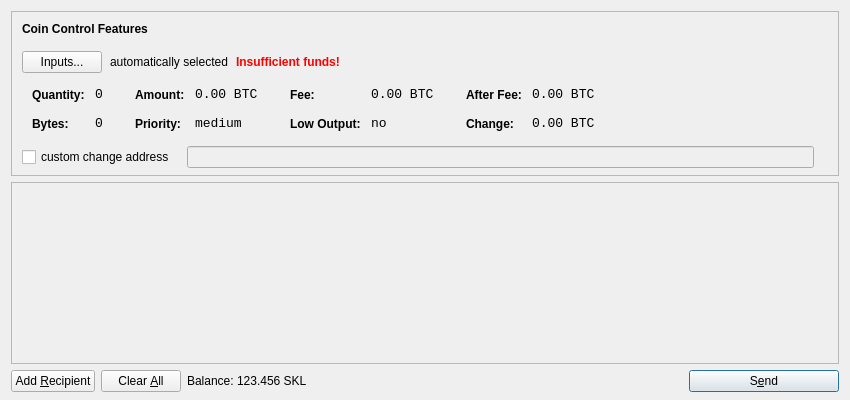
<?xml version="1.0" encoding="UTF-8"?>
<ui version="4.0">
 <class>SendCoinsDialog</class>
 <widget class="QDialog" name="SendCoinsDialog">
  <property name="geometry">
   <rect>
    <x>0</x>
    <y>0</y>
    <width>850</width>
    <height>400</height>
   </rect>
  </property>
  <property name="windowTitle">
   <string>Send Coins</string>
  </property>
  <layout class="QVBoxLayout" name="verticalLayout" stretch="0,1,0">
   <property name="bottomMargin">
    <number>8</number>
   </property>
   <item>
    <widget class="QFrame" name="frameCoinControl">
     <property name="sizePolicy">
      <sizepolicy hsizetype="Expanding" vsizetype="Expanding">
       <horstretch>0</horstretch>
       <verstretch>0</verstretch>
      </sizepolicy>
     </property>
     <property name="maximumSize">
      <size>
       <width>16777215</width>
       <height>16777215</height>
      </size>
     </property>
     <property name="frameShape">
      <enum>QFrame::StyledPanel</enum>
     </property>
     <property name="frameShadow">
      <enum>QFrame::Sunken</enum>
     </property>
     <layout class="QVBoxLayout" name="verticalLayoutCoinControl2">
      <property name="spacing">
       <number>-1</number>
      </property>
      <property name="leftMargin">
       <number>0</number>
      </property>
      <property name="topMargin">
       <number>0</number>
      </property>
      <property name="rightMargin">
       <number>0</number>
      </property>
      <property name="bottomMargin">
       <number>6</number>
      </property>
      <item>
       <layout class="QVBoxLayout" name="verticalLayoutCoinControl" stretch="0,0,0,0,1">
        <property name="spacing">
         <number>0</number>
        </property>
        <property name="leftMargin">
         <number>10</number>
        </property>
        <property name="topMargin">
         <number>10</number>
        </property>
        <item>
         <layout class="QHBoxLayout" name="horizontalLayoutCoinControl1">
          <property name="bottomMargin">
           <number>15</number>
          </property>
          <item>
           <widget class="QLabel" name="labelCoinControlFeatures">
            <property name="sizePolicy">
             <sizepolicy hsizetype="Preferred" vsizetype="Maximum">
              <horstretch>0</horstretch>
              <verstretch>0</verstretch>
             </sizepolicy>
            </property>
            <property name="font">
             <font>
              <weight>75</weight>
              <bold>true</bold>
             </font>
            </property>
            <property name="styleSheet">
             <string notr="true">font-weight:bold;</string>
            </property>
            <property name="text">
             <string>Coin Control Features</string>
            </property>
           </widget>
          </item>
         </layout>
        </item>
        <item>
         <layout class="QHBoxLayout" name="horizontalLayoutCoinControl2" stretch="0,0,0,0">
          <property name="spacing">
           <number>8</number>
          </property>
          <property name="bottomMargin">
           <number>10</number>
          </property>
          <item>
           <widget class="QPushButton" name="pushButtonCoinControl">
            <property name="styleSheet">
             <string notr="true"/>
            </property>
            <property name="text">
             <string>Inputs...</string>
            </property>
           </widget>
          </item>
          <item>
           <widget class="QLabel" name="labelCoinControlAutomaticallySelected">
            <property name="text">
             <string>automatically selected</string>
            </property>
            <property name="margin">
             <number>5</number>
            </property>
           </widget>
          </item>
          <item>
           <widget class="QLabel" name="labelCoinControlInsuffFunds">
            <property name="font">
             <font>
              <weight>75</weight>
              <bold>true</bold>
             </font>
            </property>
            <property name="styleSheet">
             <string notr="true">color:red;font-weight:bold;</string>
            </property>
            <property name="text">
             <string>Insufficient funds!</string>
            </property>
            <property name="margin">
             <number>5</number>
            </property>
           </widget>
          </item>
          <item>
           <spacer name="horizontalSpacerCoinControl">
            <property name="orientation">
             <enum>Qt::Horizontal</enum>
            </property>
            <property name="sizeHint" stdset="0">
             <size>
              <width>40</width>
              <height>1</height>
             </size>
            </property>
           </spacer>
          </item>
         </layout>
        </item>
        <item>
         <widget class="QWidget" name="widgetCoinControl" native="true">
          <property name="sizePolicy">
           <sizepolicy hsizetype="Preferred" vsizetype="Preferred">
            <horstretch>0</horstretch>
            <verstretch>0</verstretch>
           </sizepolicy>
          </property>
          <property name="minimumSize">
           <size>
            <width>0</width>
            <height>0</height>
           </size>
          </property>
          <property name="styleSheet">
           <string notr="true"/>
          </property>
          <layout class="QHBoxLayout" name="horizontalLayoutCoinControl5">
           <property name="margin">
            <number>0</number>
           </property>
           <item>
            <layout class="QHBoxLayout" name="horizontalLayoutCoinControl3" stretch="0,0,0,1">
             <property name="spacing">
              <number>20</number>
             </property>
             <property name="topMargin">
              <number>0</number>
             </property>
             <property name="bottomMargin">
              <number>10</number>
             </property>
             <item>
              <layout class="QFormLayout" name="formLayoutCoinControl1">
               <property name="horizontalSpacing">
                <number>10</number>
               </property>
               <property name="verticalSpacing">
                <number>14</number>
               </property>
               <property name="leftMargin">
                <number>10</number>
               </property>
               <property name="topMargin">
                <number>4</number>
               </property>
               <property name="rightMargin">
                <number>6</number>
               </property>
               <item row="0" column="0">
                <widget class="QLabel" name="labelCoinControlQuantityText">
                 <property name="styleSheet">
                  <string notr="true">font-weight:bold;</string>
                 </property>
                 <property name="text">
                  <string>Quantity:</string>
                 </property>
                 <property name="margin">
                  <number>0</number>
                 </property>
                </widget>
               </item>
               <item row="0" column="1">
                <widget class="QLabel" name="labelCoinControlQuantity">
                 <property name="font">
                  <font>
                   <family>Monospace</family>
                   <pointsize>10</pointsize>
                  </font>
                 </property>
                 <property name="cursor">
                  <cursorShape>IBeamCursor</cursorShape>
                 </property>
                 <property name="contextMenuPolicy">
                  <enum>Qt::ActionsContextMenu</enum>
                 </property>
                 <property name="text">
                  <string notr="true">0</string>
                 </property>
                 <property name="margin">
                  <number>0</number>
                 </property>
                 <property name="textInteractionFlags">
                  <set>Qt::LinksAccessibleByMouse|Qt::TextSelectableByKeyboard|Qt::TextSelectableByMouse</set>
                 </property>
                </widget>
               </item>
               <item row="1" column="0">
                <widget class="QLabel" name="labelCoinControlBytesText">
                 <property name="styleSheet">
                  <string notr="true">font-weight:bold;</string>
                 </property>
                 <property name="text">
                  <string>Bytes:</string>
                 </property>
                </widget>
               </item>
               <item row="1" column="1">
                <widget class="QLabel" name="labelCoinControlBytes">
                 <property name="font">
                  <font>
                   <family>Monospace</family>
                   <pointsize>10</pointsize>
                  </font>
                 </property>
                 <property name="cursor">
                  <cursorShape>IBeamCursor</cursorShape>
                 </property>
                 <property name="contextMenuPolicy">
                  <enum>Qt::ActionsContextMenu</enum>
                 </property>
                 <property name="text">
                  <string notr="true">0</string>
                 </property>
                 <property name="textInteractionFlags">
                  <set>Qt::LinksAccessibleByMouse|Qt::TextSelectableByKeyboard|Qt::TextSelectableByMouse</set>
                 </property>
                </widget>
               </item>
              </layout>
             </item>
             <item>
              <layout class="QFormLayout" name="formLayoutCoinControl2">
               <property name="horizontalSpacing">
                <number>10</number>
               </property>
               <property name="verticalSpacing">
                <number>14</number>
               </property>
               <property name="leftMargin">
                <number>6</number>
               </property>
               <property name="topMargin">
                <number>4</number>
               </property>
               <property name="rightMargin">
                <number>6</number>
               </property>
               <item row="0" column="0">
                <widget class="QLabel" name="labelCoinControlAmountText">
                 <property name="styleSheet">
                  <string notr="true">font-weight:bold;</string>
                 </property>
                 <property name="text">
                  <string>Amount:</string>
                 </property>
                 <property name="margin">
                  <number>0</number>
                 </property>
                </widget>
               </item>
               <item row="0" column="1">
                <widget class="QLabel" name="labelCoinControlAmount">
                 <property name="font">
                  <font>
                   <family>Monospace</family>
                   <pointsize>10</pointsize>
                  </font>
                 </property>
                 <property name="cursor">
                  <cursorShape>IBeamCursor</cursorShape>
                 </property>
                 <property name="contextMenuPolicy">
                  <enum>Qt::ActionsContextMenu</enum>
                 </property>
                 <property name="text">
                  <string notr="true">0.00 BTC</string>
                 </property>
                 <property name="textInteractionFlags">
                  <set>Qt::LinksAccessibleByMouse|Qt::TextSelectableByKeyboard|Qt::TextSelectableByMouse</set>
                 </property>
                </widget>
               </item>
               <item row="1" column="0">
                <widget class="QLabel" name="labelCoinControlPriorityText">
                 <property name="styleSheet">
                  <string notr="true">font-weight:bold;</string>
                 </property>
                 <property name="text">
                  <string>Priority:</string>
                 </property>
                </widget>
               </item>
               <item row="1" column="1">
                <widget class="QLabel" name="labelCoinControlPriority">
                 <property name="font">
                  <font>
                   <family>Monospace</family>
                   <pointsize>10</pointsize>
                  </font>
                 </property>
                 <property name="cursor">
                  <cursorShape>IBeamCursor</cursorShape>
                 </property>
                 <property name="contextMenuPolicy">
                  <enum>Qt::ActionsContextMenu</enum>
                 </property>
                 <property name="text">
                  <string>medium</string>
                 </property>
                 <property name="textInteractionFlags">
                  <set>Qt::LinksAccessibleByMouse|Qt::TextSelectableByKeyboard|Qt::TextSelectableByMouse</set>
                 </property>
                </widget>
               </item>
              </layout>
             </item>
             <item>
              <layout class="QFormLayout" name="formLayoutCoinControl3">
               <property name="horizontalSpacing">
                <number>10</number>
               </property>
               <property name="verticalSpacing">
                <number>14</number>
               </property>
               <property name="leftMargin">
                <number>6</number>
               </property>
               <property name="topMargin">
                <number>4</number>
               </property>
               <property name="rightMargin">
                <number>6</number>
               </property>
               <item row="0" column="0">
                <widget class="QLabel" name="labelCoinControlFeeText">
                 <property name="styleSheet">
                  <string notr="true">font-weight:bold;</string>
                 </property>
                 <property name="text">
                  <string>Fee:</string>
                 </property>
                 <property name="margin">
                  <number>0</number>
                 </property>
                </widget>
               </item>
               <item row="0" column="1">
                <widget class="QLabel" name="labelCoinControlFee">
                 <property name="font">
                  <font>
                   <family>Monospace</family>
                   <pointsize>10</pointsize>
                  </font>
                 </property>
                 <property name="cursor">
                  <cursorShape>IBeamCursor</cursorShape>
                 </property>
                 <property name="contextMenuPolicy">
                  <enum>Qt::ActionsContextMenu</enum>
                 </property>
                 <property name="text">
                  <string notr="true">0.00 BTC</string>
                 </property>
                 <property name="textInteractionFlags">
                  <set>Qt::LinksAccessibleByMouse|Qt::TextSelectableByKeyboard|Qt::TextSelectableByMouse</set>
                 </property>
                </widget>
               </item>
               <item row="1" column="0">
                <widget class="QLabel" name="labelCoinControlLowOutputText">
                 <property name="styleSheet">
                  <string notr="true">font-weight:bold;</string>
                 </property>
                 <property name="text">
                  <string>Low Output:</string>
                 </property>
                </widget>
               </item>
               <item row="1" column="1">
                <widget class="QLabel" name="labelCoinControlLowOutput">
                 <property name="font">
                  <font>
                   <family>Monospace</family>
                   <pointsize>10</pointsize>
                  </font>
                 </property>
                 <property name="cursor">
                  <cursorShape>IBeamCursor</cursorShape>
                 </property>
                 <property name="contextMenuPolicy">
                  <enum>Qt::ActionsContextMenu</enum>
                 </property>
                 <property name="text">
                  <string>no</string>
                 </property>
                 <property name="textInteractionFlags">
                  <set>Qt::LinksAccessibleByMouse|Qt::TextSelectableByKeyboard|Qt::TextSelectableByMouse</set>
                 </property>
                </widget>
               </item>
              </layout>
             </item>
             <item>
              <layout class="QFormLayout" name="formLayoutCoinControl4">
               <property name="horizontalSpacing">
                <number>10</number>
               </property>
               <property name="verticalSpacing">
                <number>14</number>
               </property>
               <property name="leftMargin">
                <number>6</number>
               </property>
               <property name="topMargin">
                <number>4</number>
               </property>
               <property name="rightMargin">
                <number>6</number>
               </property>
               <item row="0" column="0">
                <widget class="QLabel" name="labelCoinControlAfterFeeText">
                 <property name="styleSheet">
                  <string notr="true">font-weight:bold;</string>
                 </property>
                 <property name="text">
                  <string>After Fee:</string>
                 </property>
                 <property name="margin">
                  <number>0</number>
                 </property>
                </widget>
               </item>
               <item row="0" column="1">
                <widget class="QLabel" name="labelCoinControlAfterFee">
                 <property name="font">
                  <font>
                   <family>Monospace</family>
                   <pointsize>10</pointsize>
                  </font>
                 </property>
                 <property name="cursor">
                  <cursorShape>IBeamCursor</cursorShape>
                 </property>
                 <property name="contextMenuPolicy">
                  <enum>Qt::ActionsContextMenu</enum>
                 </property>
                 <property name="text">
                  <string notr="true">0.00 BTC</string>
                 </property>
                 <property name="textInteractionFlags">
                  <set>Qt::LinksAccessibleByMouse|Qt::TextSelectableByKeyboard|Qt::TextSelectableByMouse</set>
                 </property>
                </widget>
               </item>
               <item row="1" column="0">
                <widget class="QLabel" name="labelCoinControlChangeText">
                 <property name="styleSheet">
                  <string notr="true">font-weight:bold;</string>
                 </property>
                 <property name="text">
                  <string>Change:</string>
                 </property>
                </widget>
               </item>
               <item row="1" column="1">
                <widget class="QLabel" name="labelCoinControlChange">
                 <property name="font">
                  <font>
                   <family>Monospace</family>
                   <pointsize>10</pointsize>
                  </font>
                 </property>
                 <property name="cursor">
                  <cursorShape>IBeamCursor</cursorShape>
                 </property>
                 <property name="contextMenuPolicy">
                  <enum>Qt::ActionsContextMenu</enum>
                 </property>
                 <property name="text">
                  <string notr="true">0.00 BTC</string>
                 </property>
                 <property name="textInteractionFlags">
                  <set>Qt::LinksAccessibleByMouse|Qt::TextSelectableByKeyboard|Qt::TextSelectableByMouse</set>
                 </property>
                </widget>
               </item>
              </layout>
             </item>
            </layout>
           </item>
          </layout>
         </widget>
        </item>
        <item>
         <layout class="QHBoxLayout" name="horizontalLayoutCoinControl4" stretch="0,0,0">
          <property name="spacing">
           <number>12</number>
          </property>
          <property name="sizeConstraint">
           <enum>QLayout::SetDefaultConstraint</enum>
          </property>
          <property name="topMargin">
           <number>5</number>
          </property>
          <property name="rightMargin">
           <number>5</number>
          </property>
          <item>
           <widget class="QCheckBox" name="checkBoxCoinControlChange">
            <property name="text">
             <string>custom change address</string>
            </property>
           </widget>
          </item>
          <item>
           <widget class="QLineEdit" name="lineEditCoinControlChange">
            <property name="enabled">
             <bool>false</bool>
            </property>
            <property name="sizePolicy">
             <sizepolicy hsizetype="Expanding" vsizetype="Fixed">
              <horstretch>0</horstretch>
              <verstretch>0</verstretch>
             </sizepolicy>
            </property>
           </widget>
          </item>
          <item>
           <widget class="QLabel" name="labelCoinControlChangeLabel">
            <property name="sizePolicy">
             <sizepolicy hsizetype="Preferred" vsizetype="Expanding">
              <horstretch>0</horstretch>
              <verstretch>0</verstretch>
             </sizepolicy>
            </property>
            <property name="minimumSize">
             <size>
              <width>0</width>
              <height>0</height>
             </size>
            </property>
            <property name="text">
             <string/>
            </property>
            <property name="margin">
             <number>3</number>
            </property>
           </widget>
          </item>
         </layout>
        </item>
        <item>
         <spacer name="verticalSpacerCoinControl">
          <property name="orientation">
           <enum>Qt::Vertical</enum>
          </property>
          <property name="sizeHint" stdset="0">
           <size>
            <width>800</width>
            <height>1</height>
           </size>
          </property>
         </spacer>
        </item>
       </layout>
      </item>
     </layout>
    </widget>
   </item>
   <item>
    <widget class="QScrollArea" name="scrollArea">
     <property name="widgetResizable">
      <bool>true</bool>
     </property>
     <widget class="QWidget" name="scrollAreaWidgetContents">
      <property name="geometry">
       <rect>
        <x>0</x>
        <y>0</y>
        <width>830</width>
        <height>165</height>
       </rect>
      </property>
      <layout class="QVBoxLayout" name="verticalLayout_2">
       <property name="margin">
        <number>0</number>
       </property>
       <item>
        <layout class="QVBoxLayout" name="entries">
         <property name="spacing">
          <number>6</number>
         </property>
        </layout>
       </item>
       <item>
        <spacer name="verticalSpacer">
         <property name="orientation">
          <enum>Qt::Vertical</enum>
         </property>
         <property name="sizeHint" stdset="0">
          <size>
           <width>20</width>
           <height>40</height>
          </size>
         </property>
        </spacer>
       </item>
      </layout>
     </widget>
    </widget>
   </item>
   <item>
    <layout class="QHBoxLayout" name="horizontalLayout">
     <item>
      <widget class="QPushButton" name="addButton">
       <property name="toolTip">
        <string>Send to multiple recipients at once</string>
       </property>
       <property name="text">
        <string>Add &amp;Recipient</string>
       </property>
       <property name="icon">
        <iconset resource="../bitcoin.qrc">
         <normaloff>:/icons/add</normaloff>:/icons/add</iconset>
       </property>
       <property name="autoDefault">
        <bool>false</bool>
       </property>
      </widget>
     </item>
     <item>
      <widget class="QPushButton" name="clearButton">
       <property name="sizePolicy">
        <sizepolicy hsizetype="Minimum" vsizetype="Fixed">
         <horstretch>0</horstretch>
         <verstretch>0</verstretch>
        </sizepolicy>
       </property>
       <property name="toolTip">
        <string>Remove all transaction fields</string>
       </property>
       <property name="text">
        <string>Clear &amp;All</string>
       </property>
       <property name="icon">
        <iconset resource="../bitcoin.qrc">
         <normaloff>:/icons/remove</normaloff>:/icons/remove</iconset>
       </property>
       <property name="autoRepeatDelay">
        <number>300</number>
       </property>
       <property name="autoDefault">
        <bool>false</bool>
       </property>
      </widget>
     </item>
     <item>
      <layout class="QHBoxLayout" name="horizontalLayout_2">
       <property name="spacing">
        <number>3</number>
       </property>
       <item>
        <widget class="QLabel" name="label">
         <property name="text">
          <string>Balance:</string>
         </property>
        </widget>
       </item>
       <item>
        <widget class="QLabel" name="labelBalance">
         <property name="cursor">
          <cursorShape>IBeamCursor</cursorShape>
         </property>
         <property name="text">
          <string>123.456 SKL</string>
         </property>
         <property name="textInteractionFlags">
          <set>Qt::LinksAccessibleByMouse|Qt::TextSelectableByKeyboard|Qt::TextSelectableByMouse</set>
         </property>
        </widget>
       </item>
      </layout>
     </item>
     <item>
      <spacer name="horizontalSpacer">
       <property name="orientation">
        <enum>Qt::Horizontal</enum>
       </property>
       <property name="sizeHint" stdset="0">
        <size>
         <width>40</width>
         <height>20</height>
        </size>
       </property>
      </spacer>
     </item>
     <item>
      <widget class="QPushButton" name="sendButton">
       <property name="minimumSize">
        <size>
         <width>150</width>
         <height>0</height>
        </size>
       </property>
       <property name="toolTip">
        <string>Confirm the send action</string>
       </property>
       <property name="text">
        <string>S&amp;end</string>
       </property>
       <property name="icon">
        <iconset resource="../bitcoin.qrc">
         <normaloff>:/icons/send</normaloff>:/icons/send</iconset>
       </property>
       <property name="default">
        <bool>true</bool>
       </property>
      </widget>
     </item>
    </layout>
   </item>
  </layout>
 </widget>
 <resources>
  <include location="../bitcoin.qrc"/>
 </resources>
 <connections/>
</ui>
